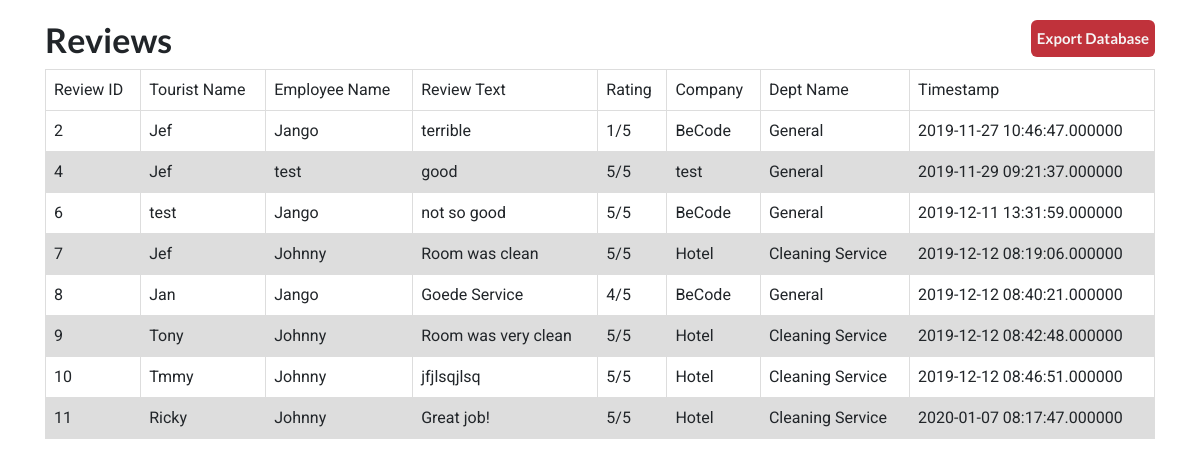
Page /ManagerPage/index.php on the earlier database version.
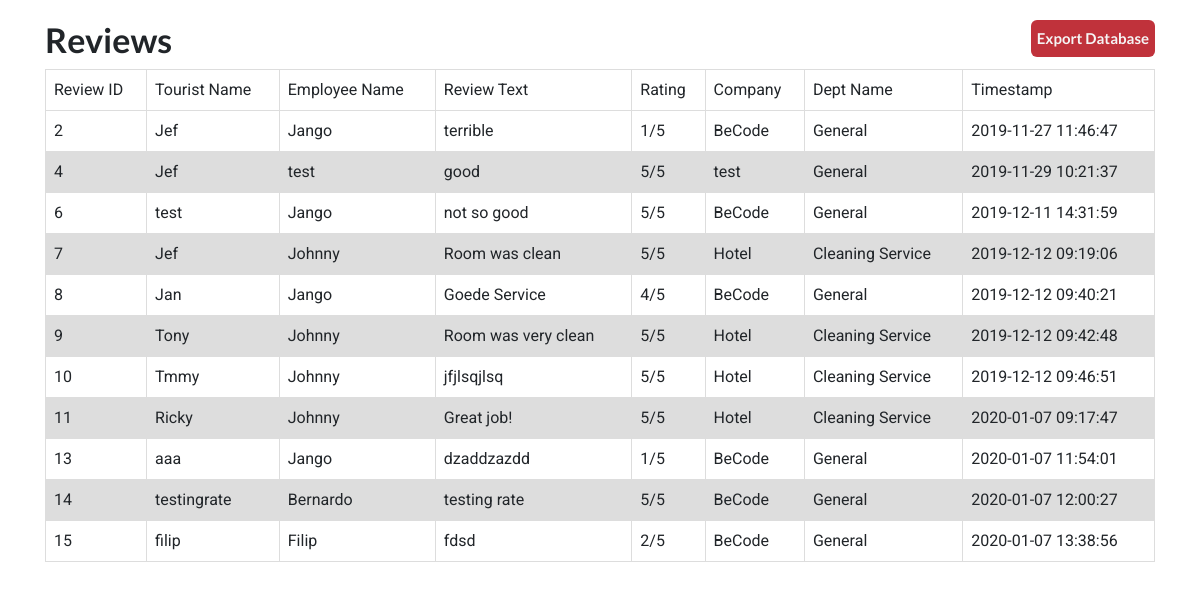
Same page on the later database version.
### tables this page shows
CREATE TABLE `Review` (
  `id_Review` int(10) unsigned NOT NULL AUTO_INCREMENT,
  `Review_text` varchar(500) DEFAULT NULL,
  `Review_Rating` varchar(45) DEFAULT NULL,
  `Timestamp` datetime DEFAULT current_timestamp(),
  `Employees_id_Employees` int(10) unsigned NOT NULL,
  `Department_id_Department` int(10) unsigned NOT NULL,
  `Company_Company_id` int(10) unsigned NOT NULL,
  `Tourist_id_Tourist` int(10) unsigned NOT NULL,
  PRIMARY KEY (`id_Review`),
  KEY `fk_Review_Employees1_idx` (`Employees_id_Employees`),
  KEY `fk_Review_Department1_idx` (`Department_id_Department`),
  KEY `fk_Review_Company1_idx` (`Company_Company_id`),
  KEY `fk_Review_Tourist1_idx` (`Tourist_id_Tourist`),
  CONSTRAINT `fk_Review_Company1` FOREIGN KEY (`Company_Company_id`) REFERENCES `Company` (`Company_id`) ON DELETE NO ACTION ON UPDATE NO ACTION,
  CONSTRAINT `fk_Review_Department1` FOREIGN KEY (`Department_id_Department`) REFERENCES `Department` (`id_Department`) ON DELETE NO ACTION ON UPDATE NO ACTION,
  CONSTRAINT `fk_Review_Employees1` FOREIGN KEY (`Employees_id_Employees`) REFERENCES `Employees` (`id_Employees`) ON DELETE NO ACTION ON UPDATE NO ACTION,
  CONSTRAINT `fk_Review_Tourist1` FOREIGN KEY (`Tourist_id_Tourist`) REFERENCES `Tourist` (`id_Tourist`) ON DELETE NO ACTION ON UPDATE NO ACTION
);

CREATE TABLE `Tourist` (
  `id_Tourist` int(10) unsigned NOT NULL AUTO_INCREMENT,
  `Tourist_Name` varchar(45) DEFAULT NULL,
  PRIMARY KEY (`id_Tourist`)
);

CREATE TABLE `Employees` (
  `id_Employees` int(10) unsigned NOT NULL AUTO_INCREMENT,
  `Employees_Name` varchar(45) DEFAULT NULL,
  `Department_id_Department` int(10) unsigned NOT NULL,
  PRIMARY KEY (`id_Employees`),
  KEY `fk_Employees_Department1_idx` (`Department_id_Department`),
  CONSTRAINT `fk_Employees_Department1` FOREIGN KEY (`Department_id_Department`) REFERENCES `Department` (`id_Department`) ON DELETE NO ACTION ON UPDATE NO ACTION
);

CREATE TABLE `Company` (
  `Company_id` int(10) unsigned NOT NULL AUTO_INCREMENT,
  `Company_Name` varchar(45) DEFAULT NULL,
  PRIMARY KEY (`Company_id`)
);

CREATE TABLE `Department` (
  `id_Department` int(10) unsigned NOT NULL AUTO_INCREMENT,
  `Department_Name` varchar(45) DEFAULT NULL,
  `Company_Company_id` int(10) unsigned NOT NULL,
  PRIMARY KEY (`id_Department`),
  KEY `fk_Department_Company1_idx` (`Company_Company_id`),
  CONSTRAINT `fk_Department_Company1` FOREIGN KEY (`Company_Company_id`) REFERENCES `Company` (`Company_id`) ON DELETE NO ACTION ON UPDATE NO ACTION
);

### ManagerPage/Controller/ManagerController.php (called while the page is built, shortened)
<?php
class ManagerController
{
    public function render(array $GET, array $POST,  $_connection, $_admin)
    {
        $connection = $_connection;
        require 'View/Manager.php';
    }
}

### ManagerPage/index.php (called while the page is built, shortened)
<?php
require './Model/ManConnection.php';
require './Controller/ManagerController.php';
$controller = new ManagerController();
$admin = 1;
$controller->render($_GET, $_POST, $connection, $admin);

### ManagerPage/Model/ManConnection.php (called while the page is built, shortened)
<?php
class ManConnection
{
    private $pdo;
    public function __construct($dbhost, $db, $dbuser, $dbpass)
    {
        $pdo = new PDO('mysql:host=' . $dbhost . ';dbname=' . $db, $dbuser, $dbpass);
        $pdo->setAttribute(PDO::ATTR_ERRMODE, PDO::ERRMODE_EXCEPTION);
        $pdo->setAttribute(PDO::ATTR_EMULATE_PREPARES, false);
        $this->pdo = $pdo;
    }
    public function getReviews()
    {
        $sql = 'SELECT id_Review, Tourist_Name, Employees_Name, Review_text, Review_Rating, Company_Name, Department_Name, Timestamp
                FROM mydb.Review JOIN mydb.Department ON Department.id_Department = Review.Department_id_Department
                                          JOIN mydb.Employees ON Employees.id_Employees = Review.Employees_id_Employees
                                          JOIN mydb.Company ON Review.Company_Company_id = Company.Company_id
                                          JOIN mydb.Tourist ON Review.Tourist_id_Tourist = Tourist.id_Tourist
                                          ORDER BY id_Review';
        return $this->pdo->query($sql);
    }
}

### ManagerPage/View/Manager.php (the view, shortened to what this page needs)
<!doctype html>
<html lang="en">
<head>
    <link rel="stylesheet" href="/Assets/Css/Reset.css">
    <link rel="stylesheet" href="https://stackpath.bootstrapcdn.com/bootstrap/4.3.1/css/bootstrap.min.css"
>
    <link rel="stylesheet" href="/Assets/Css/ViewManager.css">
</head>
<body>
    <div class="container">
        <div id="header">
            <h1 class="jumbotron-heading">Reviews</h1>
        </div>
        <div id="exportdatabase">
            <form method="post">
                <button type="submit" name="getDatabase">Export Database</button>
            </form>
        </div>
        <table>
            <thead>
            <tr>
                <th>Review ID</th>
                <th>Tourist Name</th>
                <th>Employee Name</th>
                <th>Review Text</th>
                <th>Rating</th>
                <th>Company</th>
                <th>Dept Name</th>
                <th>Timestamp</th>
            </tr>
            </thead>
            <tbody>
                <?php foreach ($connection->getReviews() as $row): ?>
                <tr>
                    <td><?php echo $row['id_Review'] ?></td>
                    <td><?php echo $row['Tourist_Name'] ?></td>
                    <td><?php echo $row['Employees_Name'] ?></td>
                    <td><?php echo $row['Review_text'] ?></td>
                    <td><?php echo $row['Review_Rating'] . '/5'?></td>
                    <td><?php echo $row['Company_Name'] ?></td>
                    <td><?php echo $row['Department_Name'] ?></td>
                    <td><?php echo $row['Timestamp'] ?></td>
                    </tr>
                <?php endforeach; ?>
            </tbody>
        </table>
    </div>
</body>
</html>

### Assets/Css/ViewManager.css (style rules this page uses)
h1 { font-family: 'Lato', sans-serif; font-size: 34px; font-weight: bold; margin-top: 20px; }
#header { float: left; }
#exportdatabase { float: right; }
button { height: 36.5px; margin-left: 1.5px; margin-top: 20px; padding-top: 5px; padding-bottom: 5px; border-radius: 6px; border: none; color: #f5f5f5; background-color: #C0323B; font-family: 'Lato', sans-serif; font-size: 15px; font-weight: bold; text-align: center; }
table { font-family: 'Roboto', sans-serif; border-collapse: collapse; width: 100%; }
td, th { border: 1px solid #dddddd; text-align: left; padding: 8px; }
tr:nth-child(even) { background-color: #dddddd; }

Differences in the rows shown:
changed review "terrible": Timestamp "2019-11-27 10:46:47.000000" → "2019-11-27 11:46:47"
changed review "good": Timestamp "2019-11-29 09:21:37.000000" → "2019-11-29 10:21:37"
changed review "not so good": Timestamp "2019-12-11 13:31:59.000000" → "2019-12-11 14:31:59"
changed review "Room was clean": Timestamp "2019-12-12 08:19:06.000000" → "2019-12-12 09:19:06"
changed review "Goede Service": Timestamp "2019-12-12 08:40:21.000000" → "2019-12-12 09:40:21"
changed review "Room was very clean": Timestamp "2019-12-12 08:42:48.000000" → "2019-12-12 09:42:48"
changed review "jfjlsqjlsq": Timestamp "2019-12-12 08:46:51.000000" → "2019-12-12 09:46:51"
changed review "Great job!": Timestamp "2020-01-07 08:17:47.000000" → "2020-01-07 09:17:47"
added review: id_Review "13", Tourist_id_Tourist.Tourist_Name "aaa", Employees_id_Employees.Employees_Name "Jango", Review_text "dzaddzazdd", Review_Rating "1", Company_Company.Company_Name "BeCode", Department_id_Department.Department_Name "General", Timestamp "2020-01-07 11:54:01"
added review: id_Review "14", Tourist_id_Tourist.Tourist_Name "testingrate", Employees_id_Employees.Employees_Name "Bernardo", Review_text "testing rate", Review_Rating "5", Company_Company.Company_Name "BeCode", Department_id_Department.Department_Name "General", Timestamp "2020-01-07 12:00:27"
added review: id_Review "15", Tourist_id_Tourist.Tourist_Name "filip", Employees_id_Employees.Employees_Name "Filip", Review_text "fdsd", Review_Rating "2", Company_Company.Company_Name "BeCode", Department_id_Department.Department_Name "General", Timestamp "2020-01-07 13:38:56"
